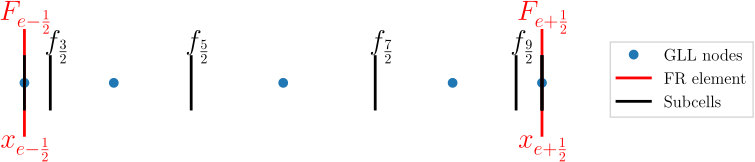

Python code for this plot:
import numpy as np
from lgl import *
from matplotlib import rcParams
rcParams['font.size'] = 12
rcParams['font.family'] = 'serif'
rcParams['figure.autolayout'] = True
rcParams['lines.linewidth'] = 2
rcParams['lines.markersize'] = 6
rcParams['axes.titlesize'] = 15
rcParams['axes.labelsize'] = 14
rcParams['text.usetex'] = True    # This will use Latex fonts (slow)
from matplotlib import rc
rc('text.latex', preamble = '\\usepackage{color}')
import os
import matplotlib.pyplot as plt

k = 4
nd = k + 1

def annotate(ax, label, location, color = 'black'):
    ax.annotate(label, xy=location,  xycoords='data',
    xytext=location, textcoords='data', fontsize='20',
    horizontalalignment='center', verticalalignment='center', color=color)

# Solution points
xg, wg = lglnodes(k)
# Transform to [0,1]
xg = 0.5*(xg + 1.0)
wg = 0.5*wg

xf = np.zeros(nd+2)
xf[0] = 0.0
for i in range(1,nd+1):
    xf[i] = xf[i-1] + wg[i-1]
xf[-1] = 1.0

plt.figure(figsize=(8,2))
ax = plt.gca()
plt.plot(xg,np.zeros(nd),'o', label = "GLL nodes")
# plt.plot([0-(1-xg[-1]), 1+xg[0]], [0,0], 'ro')
annotate(ax, "$F_{e-\\frac{1}{2}}$", [xf[0]+0.0,  0.2], color = 'red')
annotate(ax, "$F_{e+\\frac{1}{2}}$", [xf[-1]+0.0, 0.2], color = 'red')
annotate(ax, "$x_{e-\\frac{1}{2}}$", [xf[0]+0.0,  -0.2], color = 'red')
annotate(ax, "$x_{e+\\frac{1}{2}}$", [xf[-1]+0.0, -0.2], color = 'red')
for i in range(1,nd):
  # annotate(ax, "$f_{\\frac{"+str(2*i+1)+"}{2}}$", [xf[i]+0.0, -0.14], color = 'blue')
  annotate(ax, "$f_{\\frac{"+str(2*i+1)+"}{2}}$", [xf[i]+0.01, 0.11], color = 'black')
  # annotate(ax, "$f_{e+\\frac{1}{2}}$", [xf[2]+0.02, -0.17])
plt.ylim((-0.2,0.2))
plt.plot([xf[0],xf[0]],[-0.16,0.16],'r-', label = 'FR element')
plt.plot([xf[-1],xf[-1]],[-0.16,0.16],'r-')

for i in range(nd+2):
    plt.plot([xf[i],xf[i]],[-0.08,0.08],'k-')

print("xf = ",xf)

# Just to put label
plt.plot([xf[nd+1],xf[nd+1]],[-0.08,0.08],'k-', label = 'Subcells')
plt.axis('off')
plt.ylim((-0.25,0.25))
ax.legend(loc='upper center', bbox_to_anchor=(1.2,0.8),
          fancybox=False, shadow=False)
plt.savefig('subcells_fvm.pdf')

os.system('bash pdfbb subcells_fvm.pdf')

plt.show()
